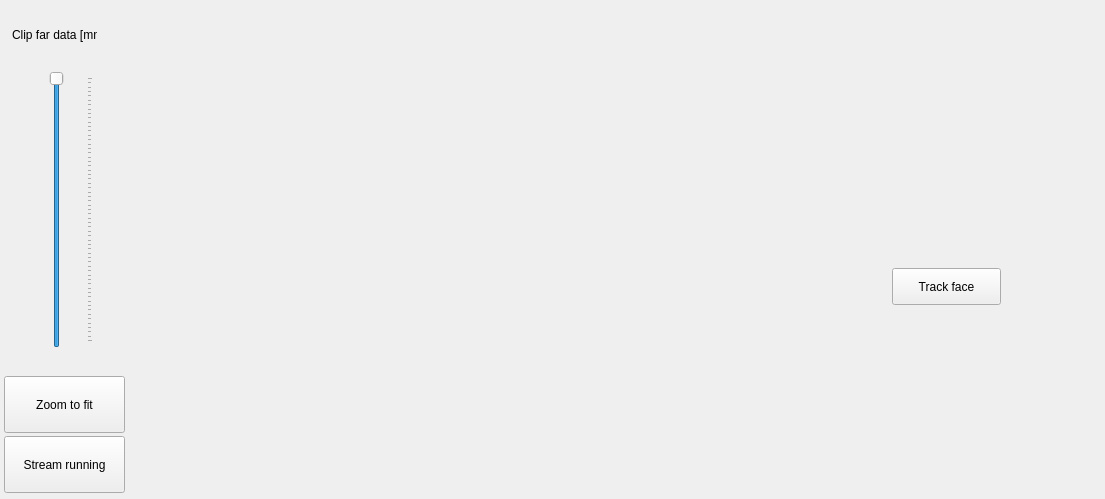
<?xml version="1.0" encoding="UTF-8"?>
<ui version="4.0">
 <class>KinectViewer</class>
 <widget class="QMainWindow" name="KinectViewer">
  <property name="geometry">
   <rect>
    <x>0</x>
    <y>0</y>
    <width>1105</width>
    <height>499</height>
   </rect>
  </property>
  <property name="minimumSize">
   <size>
    <width>0</width>
    <height>0</height>
   </size>
  </property>
  <property name="maximumSize">
   <size>
    <width>5000</width>
    <height>5000</height>
   </size>
  </property>
  <property name="windowTitle">
   <string>KinectViewer</string>
  </property>
  <widget class="QWidget" name="centralwidget">
   <widget class="QVTKWidget" name="qvtkWidget" native="true">
    <property name="geometry">
     <rect>
      <x>136</x>
      <y>10</y>
      <width>640</width>
      <height>480</height>
     </rect>
    </property>
    <property name="autoFillBackground">
     <bool>true</bool>
    </property>
   </widget>
   <widget class="QPushButton" name="btnStopStream">
    <property name="geometry">
     <rect>
      <x>4</x>
      <y>436</y>
      <width>121</width>
      <height>57</height>
     </rect>
    </property>
    <property name="text">
     <string>Stream running</string>
    </property>
    <property name="checkable">
     <bool>true</bool>
    </property>
   </widget>
   <widget class="QPushButton" name="btnResetCamera">
    <property name="geometry">
     <rect>
      <x>4</x>
      <y>376</y>
      <width>121</width>
      <height>57</height>
     </rect>
    </property>
    <property name="text">
     <string>Zoom to fit</string>
    </property>
   </widget>
   <widget class="QSlider" name="sldClipDistance">
    <property name="geometry">
     <rect>
      <x>28</x>
      <y>71</y>
      <width>65</width>
      <height>277</height>
     </rect>
    </property>
    <property name="maximum">
     <number>3000</number>
    </property>
    <property name="singleStep">
     <number>50</number>
    </property>
    <property name="sliderPosition">
     <number>3000</number>
    </property>
    <property name="orientation">
     <enum>Qt::Vertical</enum>
    </property>
    <property name="tickPosition">
     <enum>QSlider::TicksBelow</enum>
    </property>
    <property name="tickInterval">
     <number>50</number>
    </property>
   </widget>
   <widget class="QLabel" name="lblClipDistance">
    <property name="geometry">
     <rect>
      <x>12</x>
      <y>8</y>
      <width>85</width>
      <height>53</height>
     </rect>
    </property>
    <property name="text">
     <string>Clip far data [mm]</string>
    </property>
   </widget>
   <widget class="QLabel" name="lblRGBimage">
    <property name="geometry">
     <rect>
      <x>780</x>
      <y>10</y>
      <width>320</width>
      <height>240</height>
     </rect>
    </property>
    <property name="autoFillBackground">
     <bool>true</bool>
    </property>
    <property name="text">
     <string/>
    </property>
   </widget>
   <widget class="QPushButton" name="btnTrackFace">
    <property name="geometry">
     <rect>
      <x>892</x>
      <y>268</y>
      <width>109</width>
      <height>37</height>
     </rect>
    </property>
    <property name="text">
     <string>Track face</string>
    </property>
    <property name="checkable">
     <bool>true</bool>
    </property>
   </widget>
  </widget>
 </widget>
 <customwidgets>
  <customwidget>
   <class>QVTKWidget</class>
   <extends>QWidget</extends>
   <header>QVTKWidget.h</header>
  </customwidget>
 </customwidgets>
 <resources/>
 <connections/>
</ui>
